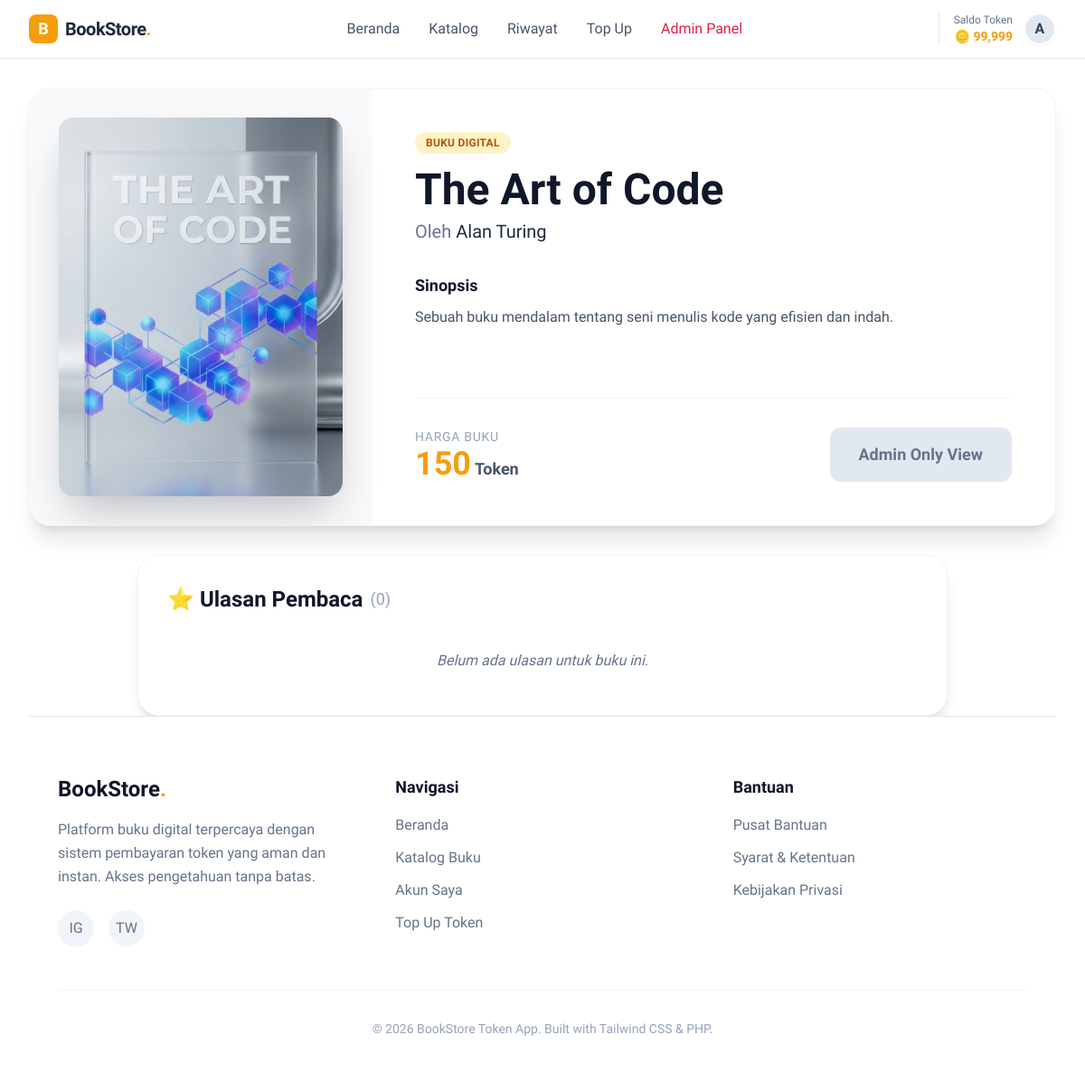
Page /index.php?page=detail&id=1 (signed in) on the committed database.
### tables this page shows
CREATE TABLE users (
    id INT AUTO_INCREMENT PRIMARY KEY,
    name VARCHAR(100) NOT NULL,
    email VARCHAR(100) NOT NULL UNIQUE,
    password VARCHAR(255) NOT NULL,
    role ENUM('admin', 'user') DEFAULT 'user',
    tokens INT DEFAULT 0,
    created_at TIMESTAMP DEFAULT CURRENT_TIMESTAMP
);

CREATE TABLE books (
    id INT AUTO_INCREMENT PRIMARY KEY,
    title VARCHAR(255) NOT NULL,
    author VARCHAR(100) NOT NULL,
    price INT NOT NULL,  
    description TEXT,
    image VARCHAR(255) DEFAULT 'default_book.png',
    rating DECIMAL(2, 1) DEFAULT 4.5,
    stock INT DEFAULT 10,
    created_at TIMESTAMP DEFAULT CURRENT_TIMESTAMP
);

### includes/functions.php (called while the page is built, shortened)
<?php
function isLoggedIn()
{
    return isset($_SESSION['user_id']);
}
function isAdmin()
{
    return isset($_SESSION['role']) && $_SESSION['role'] === 'admin';
}
function getUserTokenBalance($pdo, $user_id)
{
    $stmt = $pdo->prepare("SELECT tokens FROM users WHERE id = ?");
    $stmt->execute([$user_id]);
    return $stmt->fetchColumn() ?: 0;
}
?>

### pages/detail.php (the view, shortened to what this page needs)
<?php
$id = $_GET['id'] ?? 0;
$stmt = $pdo->prepare("SELECT * FROM books WHERE id = ?");
$stmt->execute([$id]);
$book = $stmt->fetch();
$stmt_rev = $pdo->prepare("
    SELECT r.*, u.name
    FROM reviews r
    JOIN users u ON r.user_id = u.id
    WHERE r.book_id = ?
    ORDER BY r.created_at DESC
");
$stmt_rev->execute([$id]);
$reviews = $stmt_rev->fetchAll();
?>
<div class="bg-white rounded-3xl shadow-xl overflow-hidden border border-slate-100 mb-8">
    <div class="md:flex">
        <div class="md:w-1/3 bg-slate-50 p-8 flex items-center justify-center">
            <div class="relative w-full aspect-[3/4] max-w-sm shadow-2xl rounded-2xl overflow-hidden transform transition duration-500 hover:scale-105">
                <img src="assets/images/<?= htmlspecialchars($book['image']) ?>" alt="<?= htmlspecialchars($book['title']) ?>" class="absolute inset-0 w-full h-full object-cover">
            </div>
        </div>
        <div class="md:w-2/3 p-8 md:p-12 flex flex-col justify-between">
            <div>
                <div class="flex items-center gap-2 mb-4">
                    <span class="px-3 py-1 bg-amber-100 text-amber-700 text-xs font-bold uppercase tracking-wide rounded-full">Buku Digital</span>
                </div>
                <h1 class="text-4xl md:text-5xl font-extrabold text-slate-900 mb-2 leading-tight">
                    <?= htmlspecialchars($book['title']) ?>
                </h1>
                <p class="text-xl text-slate-500 font-medium mb-8">
                    Oleh <span class="text-slate-800"><?= htmlspecialchars($book['author']) ?></span>
                </p>
                <div class="prose prose-slate max-w-none text-slate-600 mb-8 leading-relaxed">
                    <h3 class="text-lg font-bold text-slate-900 mb-2">Sinopsis</h3>
                    <p><?= nl2br(htmlspecialchars($book['description'])) ?></p>
                </div>
            </div>
            <div class="border-t border-slate-100 pt-8 mt-auto">
                <div class="flex flex-col sm:flex-row items-center justify-between gap-6">
                    <div>
                        <p class="text-sm text-slate-400 font-medium uppercase tracking-wider">Harga Buku</p>
                        <div class="flex items-baseline gap-1">
                            <span class="text-4xl font-extrabold text-primary"><?= number_format($book['price']) ?></span>
                            <span class="text-lg text-slate-600 font-bold">Token</span>
                        </div>
                    </div>
                    <?php if (!isAdmin()): ?>
                    <form action="index.php?page=cart_action" method="POST" class="w-full sm:w-auto">
                        <input type="hidden" name="action" value="add">
                        <input type="hidden" name="book_id" value="<?= $book['id'] ?>">
                        <button type="submit" class="w-full sm:w-auto px-8 py-4 bg-slate-900 hover:bg-slate-800 text-white rounded-xl font-bold text-lg shadow-lg hover:shadow-xl transition-all transform hover:-translate-y-1 flex items-center justify-center gap-2">
                            <svg xmlns="http://www.w3.org/2000/svg" class="h-6 w-6" fill="none" viewBox="0 0 24 24" stroke="currentColor">
                                <path stroke-linecap="round" stroke-linejoin="round" stroke-width="2" d="M12 9v3m0 0v3m0-3h3m-3 0H9m12 0a9 9 0 11-18 0 9 9 0 0118 0z" />
                            </svg>
                            Tambah ke Keranjang
                        </button>
                    </form>
                    <?php else: ?>
                        <div class="w-full sm:w-auto px-8 py-4 bg-slate-200 text-slate-500 rounded-xl font-bold text-lg text-center cursor-not-allowed">
                            Admin Only View
                        </div>
                    <?php endif; ?>
                </div>
            </div>
        </div>
    </div>
</div>
<div class="max-w-4xl mx-auto">
    <div class="bg-white rounded-3xl shadow-lg border border-slate-100 p-8">
        <h3 class="text-2xl font-bold text-slate-900 mb-6 flex items-center gap-2">
            ⭐ Ulasan Pembaca <span class="text-slate-400 text-lg font-normal">(<?= count($reviews) ?>)</span>
        </h3>
        <div class="space-y-6">
            <?php if(empty($reviews)): ?>
                <p class="text-slate-500 italic text-center py-4">Belum ada ulasan untuk buku ini.</p>
            <?php endif; ?>
        </div>
    </div>
</div>

### includes/header.php (shortened to what this page needs)
<!DOCTYPE html>
<html lang="id">
<head>
    <script src="https://cdn.tailwindcss.com"></script>
</head>
<body>
    <?php
    $current_tokens = 0;
    if (isLoggedIn() && isset($pdo)) {
        $current_tokens = getUserTokenBalance($pdo, $_SESSION['user_id']);
    }
    ?>
    <nav class="sticky top-0 z-50 bg-white/80 backdrop-blur-md border-b border-slate-200">
        <div class="max-w-7xl mx-auto px-4 sm:px-6 lg:px-8">
            <div class="flex justify-between items-center h-16">
                <div class="flex-shrink-0 flex items-center gap-2">
                    <div
                        class="w-8 h-8 bg-primary rounded-lg flex items-center justify-center text-white font-bold text-lg">
                        B</div>
                    <a href="index.php" class="font-bold text-xl text-slate-800 tracking-tight">BookStore<span
                            class="text-primary">.</span></a>
                </div>
                <div class="hidden md:flex space-x-8 items-center">
                    <a href="index.php"
                        class="text-slate-600 hover:text-primary font-medium transition-colors">Beranda</a>
                    <a href="index.php?page=home#katalog"
                        class="text-slate-600 hover:text-primary font-medium transition-colors">Katalog</a>
                    <?php if (isLoggedIn()): ?>
                        <a href="index.php?page=history"
                            class="text-slate-600 hover:text-primary font-medium transition-colors">Riwayat</a>
                        <a href="index.php?page=topup"
                            class="text-slate-600 hover:text-primary font-medium transition-colors">Top Up</a>
                        <?php if (isAdmin()): ?>
                            <a href="index.php?page=admin"
                                class="text-rose-600 hover:text-rose-700 font-medium transition-colors">Admin Panel</a>
                        <?php endif; ?>
                    <?php endif; ?>
                </div>
                <div class="flex items-center gap-4">
                    <?php if (isLoggedIn()): ?>
                        <div class="flex items-center gap-3 pl-4 border-l border-slate-200">
                            <div class="hidden sm:flex flex-col items-end">
                                <span class="text-xs text-slate-500">Saldo Token</span>
                                <span class="text-sm font-bold text-primary">🪙 <?= number_format($current_tokens) ?></span>
                            </div>
                            <div class="relative group">
                                <a href="index.php?page=profile">
                                    <div
                                        class="w-9 h-9 rounded-full bg-slate-200 flex items-center justify-center text-slate-700 font-bold border-2 border-white shadow-sm cursor-pointer hover:bg-slate-300 transition-colors">
                                        <?= substr($_SESSION['user_name'] ?? 'U', 0, 1) ?>
                                    </div>
                                </a>
                            </div>
                        </div>
                    <?php endif; ?>
                </div>
            </div>
        </div>
    </nav>
    <div class="max-w-7xl mx-auto px-4 sm:px-6 lg:px-8 py-8 min-h-screen">

### rows in the picture
users: tokens "99,999"
books: image (picture), title "The Art of Code", author "Alan Turing", description "Sebuah buku mendalam tentang seni menulis kode yang efisien dan indah.", price "150"

### other values in the picture
substr($_SESSION['user_name'] ?? 'U', 0, 1) "A"
count($reviews) "0"
